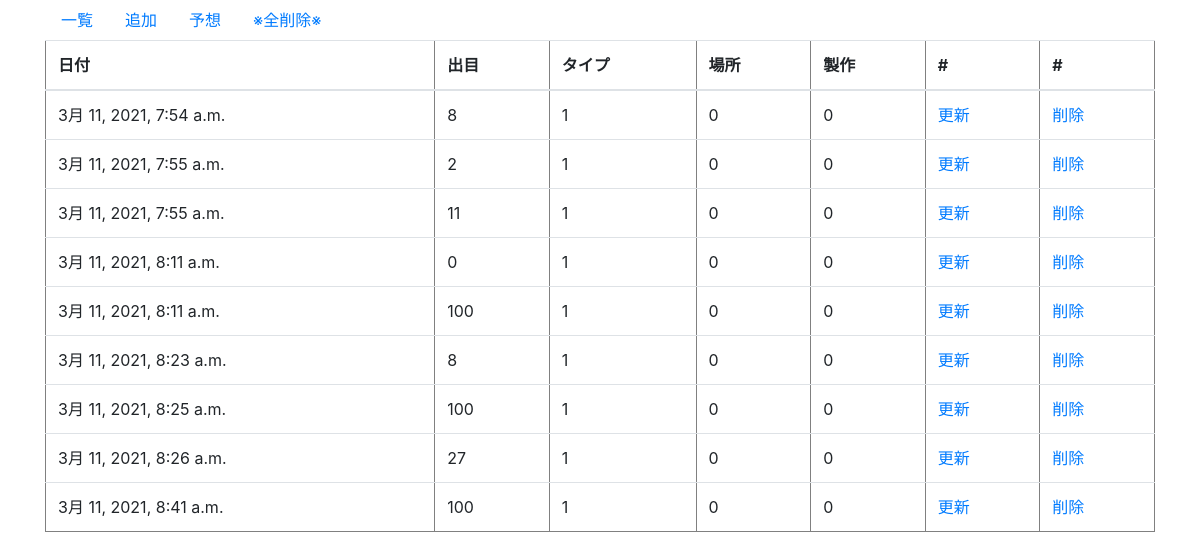
The app's page /record/ with its own data.
### record/models.py (models this page shows)
class Day(models.Model):
    date = models.DateTimeField('日付',default=timezone.now)
    number = models.IntegerField('出目',default=0)
    types = models.IntegerField('ルーレットタイプ',default=1)
    place = models.TextField('場所',default=0, max_length=10)
    company = models.TextField('製作会社',default=0, max_length=10)

### record/views.py (the view)
# urls.py: path('',views.index, name='index'), #/record
def index(request):
    context = {
        'list':Day.objects.all()
    }
    return render(request, 'record/list.html',context)

### record/templates/record/list.html (shortened to what this page needs)
<!doctype html>
<html lang="ja">
  <head>
    <link rel="stylesheet" href="https://stackpath.bootstrapcdn.com/bootstrap/4.4.1/css/bootstrap.min.css">
  </head>
  <body>
{% extends 'record/base.html' %}
{% block content%}
 <table border ="1", class="table">
  <thread>
   <tr>
       <th>日付</th>
       <th>出目</th>
       <th>タイプ</th>
       <th>場所</th>
       <th>製作</th>
       <th>#</th>
       <th>#</th>
   </tr>
 <tbody>
  {% for day in list %}
   <tr>
       <td>{{day.date}}</td>
       <td>{{day.number}}</td>
       <td>{{day.types}}</td>
       <td>{{day.place}}</td>
       <td>{{day.company}}</td>
       <td><a href="{% url 'record:update' day.pk %}">更新</a></td>
       <td><a href="{% url 'record:delete' day.pk %}">削除</a></td>
   </tr>
  {% endfor %}
 </table>
 {% endblock%}

### record/templates/record/base.html (shortened to what this page needs)
<!doctype html>
<html lang="ja">
  <head>
    <link rel="stylesheet" href="https://stackpath.bootstrapcdn.com/bootstrap/4.4.1/css/bootstrap.min.css">
  </head>
  <body>
   <div class="container">
    <nav class="nav">
      <a class="nav-link" href="{% url 'record:index' %}">一覧</a>
      <a class="nav-link" href="{% url 'record:add' %}">追加</a>
      <a class="nav-link" href="{% url 'record:next_matrix' %}">予想</a>
      <a class="nav-link" href="{% url 'record:all_delete' %}">※全削除※</a>
    </nav>
    {% block content%}
    {% endblock%}
  </body>
</html>

### records on screen
Day: date "3月 11, 2021, 7:54 a.m.", number "8", types "1", place "0", company "0"
Day: date "3月 11, 2021, 7:55 a.m.", number "2", types "1", place "0", company "0"
Day: date "3月 11, 2021, 7:55 a.m.", number "11", types "1", place "0", company "0"
Day: date "3月 11, 2021, 8:11 a.m.", number "0", types "1", place "0", company "0"
Day: date "3月 11, 2021, 8:11 a.m.", number "100", types "1", place "0", company "0"
Day: date "3月 11, 2021, 8:23 a.m.", number "8", types "1", place "0", company "0"
Day: date "3月 11, 2021, 8:25 a.m.", number "100", types "1", place "0", company "0"
Day: date "3月 11, 2021, 8:26 a.m.", number "27", types "1", place "0", company "0"
Day: date "3月 11, 2021, 8:41 a.m.", number "100", types "1", place "0", company "0"
